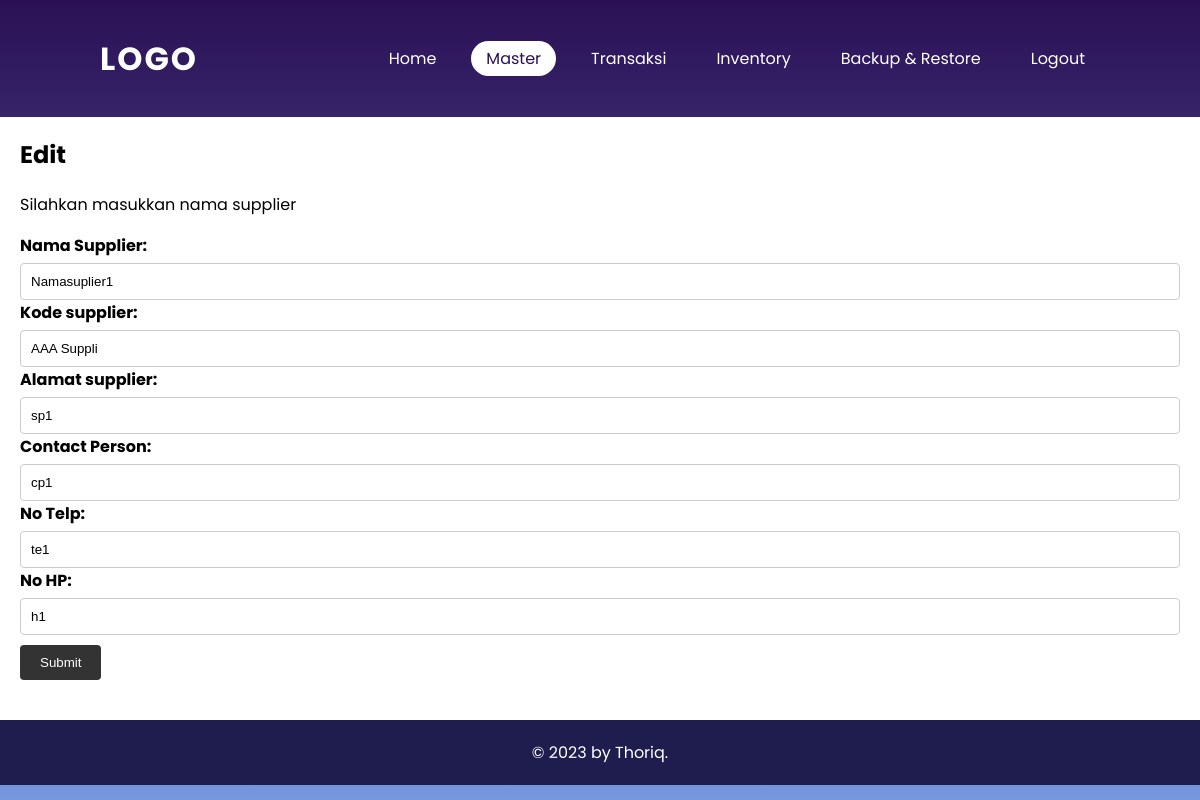
Page /Master/kelolamaster/kelolasupplier.php?ubah=13 on the committed database.
### tables this page shows
CREATE TABLE `master_supplier` (
  `id_supplier` int(11) NOT NULL AUTO_INCREMENT,
  `kode_supplier` varchar(10) NOT NULL,
  `nama_supplier` varchar(50) NOT NULL,
  `alamat_supplier` varchar(50) NOT NULL,
  `contactperson_supplier` varchar(20) NOT NULL,
  `no_telp_supplier` varchar(20) NOT NULL,
  `no_hp_supplier` varchar(20) NOT NULL,
  PRIMARY KEY (`id_supplier`)
);

### Master/kelolamaster/kelolasupplier.php (the view, shortened to what this page needs)
<?php
    include '../../koneksi.php';
    include 'headerkelolamaster.php';
    $namasupplier = '';
    $alamatsupplier = '';
    $contactpersonsupplier = '';
    $notelpsupplier = '';
    $nohpsupplier = '';
    $kodesupplier = '';
    if(isset($_GET['ubah'])){
        $id_supplier = $_GET['ubah'];
        $query = "SELECT * FROM master_supplier WHERE id_supplier = '$id_supplier';";
        $sql = mysqli_query($conn,$query);
        $result = mysqli_fetch_assoc($sql);
        $namasupplier = $result['nama_supplier'];
        $kodesupplier = $result['kode_supplier'];
        $alamatsupplier = $result['alamat_supplier'];
        $contactpersonsupplier = $result['contactperson_supplier'];
        $notelpsupplier = $result['no_telp_supplier'];
        $nohpsupplier = $result['no_hp_supplier'];
    }
?>
<!DOCTYPE html>
<html>
<head>
  <link rel="stylesheet" href="../../CSS/styles.css">
</head>
<body>
  <div class="container">
    <div class="content">
    <h2>Edit</h2>
      <p>Silahkan masukkan nama supplier</p>
      <form method="POST" action="updatesupplier.php">
        <label for="nama_supplier">Nama Supplier:</label>
        <input type="text" id="nama_supplier" name="nama_supplier" value="<?php echo $namasupplier; ?>" required>
        <label for="kodesupplier">Kode supplier:</label>
        <input type="text" id="kodesupplier" name="kodesupplier" value="<?php echo $kodesupplier; ?>"required>
        <label for="alamatsupplier">Alamat supplier:</label>
        <input type="text" id="alamatsupplier" name="alamatsupplier" value="<?php echo $alamatsupplier; ?>" required>
        <label for="contactperson">Contact Person:</label>
        <input type="text" id="contactperson" name="contactperson" value="<?php echo $contactpersonsupplier; ?>" required>
        <label for="notelp">No Telp:</label>
        <input type="text" id="notelp" name="notelp" value="<?php echo $notelpsupplier; ?>" required>
        <label for="nohp">No HP:</label>
        <input type="text" id="nohp" name="nohp" value="<?php echo $nohpsupplier; ?>">
        <button type="submit">Submit</button>
      </form>
    </div>
  </div>
  <footer class="footer">
    <p>&copy; 2023 by Thoriq.</p>
  </footer>
</body>
</html>

### CSS/styles.css (style rules this page uses)
body { font-family: 'Poppins', sans-serif; background-color: #fff; margin: 0; padding: 0; overflow-x: hidden; background: linear-gradient(#2b1055,#7597de); }
.container { max-width: 100%; margin: 0; padding: 0; background-color: #fff; min-height: 520px; }
.content { max-width: 1200px; margin: 0 auto; padding: 20px; background-color: #fff; }
.content { background-color: #fff; padding: 20px; }
.content h2 { margin-top: 0; }
form { margin-bottom: 20px; }
form label { display: block; margin-bottom: 5px; font-weight: bold; }
form input[type="text"], form input[type="number"], form select { width: 100%; padding: 10px; border-radius: 4px; border: 1px solid #ccc; }
form button { background-color: #333; color: #fff; padding: 10px 20px; border: none; border-radius: 4px; cursor: pointer; transition: background-color 0.3s ease; margin-top: 10px; }
.footer { background-color: #1e1d4e ; color: #fff; padding: 20px; text-align: center; }
.footer p { margin: 0; }

### rows in the picture
master_supplier: nama_supplier "Namasuplier1", kodesupplier "AAA Suppli", alamatsupplier "sp1", contactperson "cp1", notelp "te1", nohp "h1"
